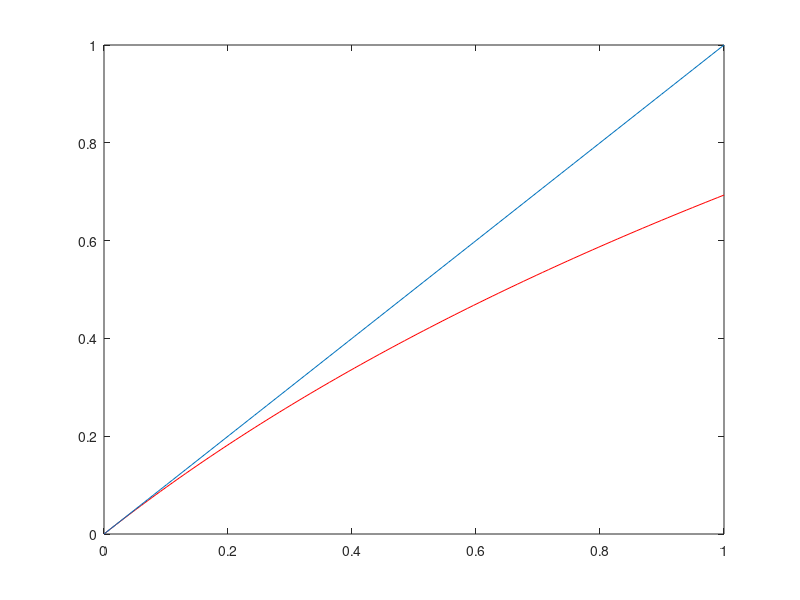

Here is the MATLAB script that generated this plot:
start_tic = tic;
clf;

p = linspace(eps, 1);

y1 = log(1+p);
y2 = p;
plot(p, y1, 'r', p, y2);


fprintf('%s elapsed: %f s\n', mfilename, toc(start_tic));
